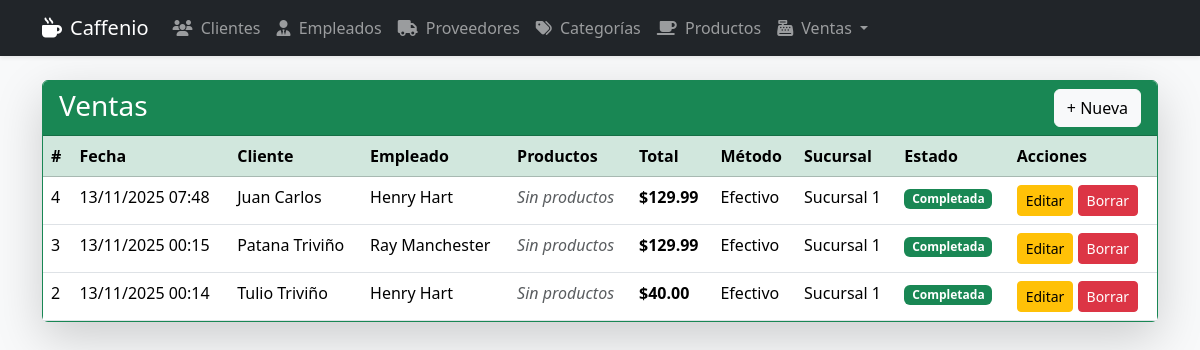
The page /ventas/ on the database as committed earlier.
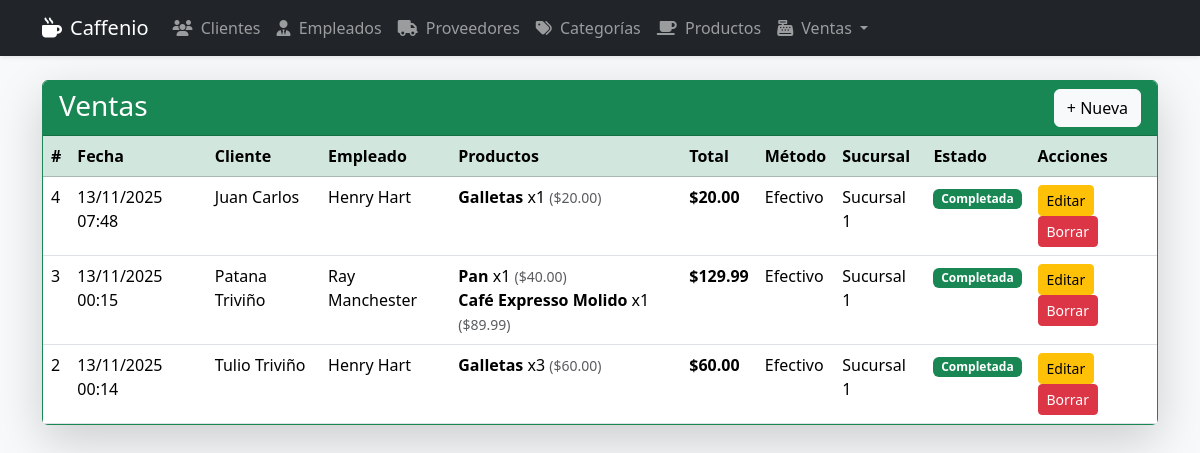
The same page on the database as committed later.
### app_Caffenio/models.py (models this page shows, shortened)
class Venta(models.Model):
    fecha = models.DateTimeField(auto_now_add=True)
    cliente = models.ForeignKey(Cliente, on_delete=models.CASCADE, related_name='ventas')
    empleado = models.ForeignKey(Empleado, on_delete=models.CASCADE, related_name='ventas')
    total = models.DecimalField(max_digits=10, decimal_places=2)
    metodo_pago = models.CharField(max_length=50, choices=[('efectivo', 'Efectivo'), ('tarjeta', 'Tarjeta'), ('transferencia', 'Transferencia')])
    sucursal = models.CharField(max_length=50, choices=[('Sucursal 1', 'Sucursal 1'), ('Sucursal 2', 'Sucursal 2')])
    estado = models.CharField(max_length=20, choices=[('completada', 'Completada'), ('pendiente', 'Pendiente'), ('cancelada', 'Cancelada')], default='completada')

class Cliente(models.Model):
    nombre = models.CharField(max_length=100)
    telefono = models.CharField(max_length=15)
    correo = models.EmailField(unique=True)
    direccion = models.CharField(max_length=200)
    fecha_registro = models.DateField(auto_now_add=True)
    tipo_cliente = models.CharField(max_length=20, choices=[('regular', 'Regular'), ('frecuente', 'Frecuente'), ('nuevo', 'Nuevo')], default='nuevo')
    notas = models.TextField(blank=True)

class Empleado(models.Model):
    nombre = models.CharField(max_length=100)
    puesto = models.CharField(max_length=20, choices=[('cajero', 'Cajero'), ('barista', 'Barista'), ('gerente', 'Gerente'), ('supervisor', 'Supervisor'), ('limpieza', 'Limpieza'), ('seguridad', 'Seguridad')])
    telefono = models.CharField(max_length=15)
    correo = models.EmailField(unique=True)
    fecha_contratacion = models.DateField()
    salario = models.DecimalField(max_digits=8, decimal_places=2)
    activo = models.BooleanField(default=True)

class DetalleVenta(models.Model):
    venta = models.ForeignKey(Venta, on_delete=models.CASCADE, related_name='detalleventa_set')
    producto = models.ForeignKey(Producto, on_delete=models.CASCADE)
    cantidad = models.PositiveIntegerField()
    precio_unitario = models.DecimalField(max_digits=10, decimal_places=2)
    descuento = models.DecimalField(max_digits=5, decimal_places=2, default=0)
    nota = models.TextField(blank=True)
    subtotal = models.DecimalField(max_digits=10, decimal_places=2, default=0)

class Producto(models.Model):
    nombre = models.CharField(max_length=100)
    descripcion = models.TextField()
    precio = models.DecimalField(max_digits=10, decimal_places=2)
    stock = models.IntegerField()
    categoria = models.ForeignKey(Categoria, on_delete=models.CASCADE, related_name='productos')
    proveedor = models.ForeignKey(Proveedor, on_delete=models.CASCADE, related_name='productos')
    sucursal = models.CharField(max_length=50, choices=[('Sucursal 1', 'Sucursal 1'), ('Sucursal 2', 'Sucursal 2')])
    categoria = models.ForeignKey(Categoria, on_delete=models.CASCADE, related_name='productos_dup')
    proveedor = models.ForeignKey(Proveedor, on_delete=models.CASCADE, related_name='productos_dup')

### app_Caffenio/views.py (the view)
# urls.py: path('ventas/', views.ver_ventas, name='ver_ventas'),
def ver_ventas(request):
    ventas = Venta.objects.select_related('cliente', 'empleado') \
                           .prefetch_related('detalleventa_set__producto') \
                           .all().order_by('-fecha')
    return render(request, 'venta/ver_venta.html', {'ventas': ventas})

### app_Caffenio/templates/venta/ver_venta.html
{% extends 'base.html' %}
{% block content %}
<div class="card shadow-lg border-success mt-4">
    <div class="card-header bg-success text-white d-flex justify-content-between">
        <h3 class="mb-0">Ventas</h3>
        <a href="{% url 'agregar_venta' %}" class="btn btn-light">+ Nueva</a>
    </div>
    <div class="card-body p-0">
        <div class="table-responsive">
            <table class="table table-hover mb-0">
                <thead class="table-success">
                    <tr>
                        <th>#</th>
                        <th>Fecha</th>
                        <th>Cliente</th>
                        <th>Empleado</th>
                        <th>Productos</th>
                        <th>Total</th>
                        <th>Método</th>
                        <th>Sucursal</th>
                        <th>Estado</th>
                        <th>Acciones</th>
                    </tr>
                </thead>
                <tbody>
                    {% for v in ventas %}
                    <tr>
                        <td>{{ v.id }}</td>
                        <td>{{ v.fecha|date:"d/m/Y H:i" }}</td>
                        <td>{{ v.cliente.nombre }}</td>
                        <td>{{ v.empleado.nombre }}</td>
                        <td>
                            <ul class="list-unstyled mb-0">
                                {% for d in v.detalleventa_set.all %}
                                <li>
                                    <strong>{{ d.producto.nombre }}</strong>
                                    x{{ d.cantidad }}
                                    <small class="text-muted">(${{ d.precio_unitario }})</small>
                                </li>
                                {% empty %}
                                <li><em class="text-muted">Sin productos</em></li>
                                {% endfor %}
                            </ul>
                        </td>
                        <td><strong>${{ v.total }}</strong></td>
                        <td>{{ v.get_metodo_pago_display }}</td>
                        <td>{{ v.sucursal }}</td>
                        <td>
                            <span class="badge
                                {% if v.estado == 'completada' %}bg-success
                                {% elif v.estado == 'pendiente' %}bg-warning
                                {% else %}bg-danger{% endif %}">
                                {{ v.get_estado_display }}
                            </span>
                        </td>
                        <td>
                            <a href="{% url 'actualizar_venta' v.id %}" class="btn btn-warning btn-sm">Editar</a>
                            <a href="{% url 'borrar_venta' v.id %}" class="btn btn-danger btn-sm">Borrar</a>
                        </td>
                    </tr>
                    {% empty %}
                    <tr><td colspan="10" class="text-center py-4">No hay ventas</td></tr>
                    {% endfor %}
                </tbody>
            </table>
        </div>
    </div>
</div>
{% endblock %}

### app_Caffenio/templates/base.html (shortened to what this page needs)
<!DOCTYPE html>
<html lang="es">
<head>
    <link href="https://cdn.jsdelivr.net/npm/bootstrap@5.3.3/dist/css/bootstrap.min.css" rel="stylesheet">
    <link href="https://cdnjs.cloudflare.com/ajax/libs/font-awesome/6.5.0/css/all.min.css" rel="stylesheet">
</head>
<body class="bg-light">
    <nav class="navbar navbar-expand-lg navbar-dark bg-dark shadow-sm">
        <div class="container">
            <a class="navbar-brand" href="{% url 'inicio' %}">
                <i class="fas fa-mug-hot me-2"></i>Caffenio
            </a>
            <div class="collapse navbar-collapse" id="navbarNav">
                <ul class="navbar-nav me-auto">
                    <li class="nav-item"><a class="nav-link" href="{% url 'ver_clientes' %}"><i class="fas fa-users me-1"></i> Clientes</a></li>
                    <li class="nav-item"><a class="nav-link" href="{% url 'ver_empleados' %}"><i class="fas fa-user-tie me-1"></i> Empleados</a></li>
                    <li class="nav-item"><a class="nav-link" href="{% url 'ver_proveedores' %}"><i class="fas fa-truck me-1"></i> Proveedores</a></li>
                    <li class="nav-item"><a class="nav-link" href="{% url 'ver_categorias' %}"><i class="fas fa-tags me-1"></i> Categorías</a></li>
                    <li class="nav-item"><a class="nav-link" href="{% url 'ver_productos' %}"><i class="fas fa-coffee me-1"></i> Productos</a></li>
                    <li class="nav-item dropdown">
                        <a class="nav-link dropdown-toggle" href="#" data-bs-toggle="dropdown">
                            <i class="fas fa-cash-register me-1"></i> Ventas
                        </a>
                    </li>
                </ul>
            </div>
        </div>
    </nav>
    <div class="container mt-4">
        {% block content %}{% endblock %}
    </div>
</body>
</html>

Rows that differ between the two databases and show on the page:
changed Venta "Juan Carlos": total "129.99" → "20.00"; no longer shows "Sin productos"
added DetalleVenta: producto.nombre "Galletas", cantidad "1", precio_unitario "20.00", shown under Venta "Juan Carlos"
shown differently, row unchanged: Venta "Patana Triviño": no longer shows "Sin productos"
added DetalleVenta: producto.nombre "Pan", cantidad "1", precio_unitario "40.00", shown under Venta "Patana Triviño"
added DetalleVenta: producto.nombre "Café Expresso Molido", cantidad "1", precio_unitario "89.99", shown under Venta "Patana Triviño"
changed Venta "Tulio Triviño": total "40.00" → "60.00"; no longer shows "Sin productos"
added DetalleVenta: producto.nombre "Galletas", cantidad "3", precio_unitario "60.00", shown under Venta "Tulio Triviño"
